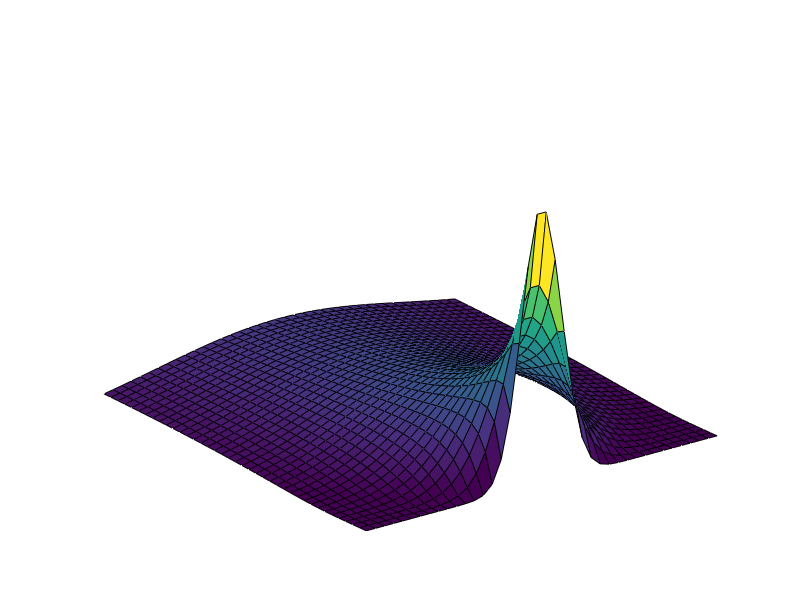

MATLAB code to generate this figure: (Note: this script raises an error after producing the figure.)
% ### EXcreateVideo.m ###       11.23.16

% simple code to demo how to create a "movie" (saved as .avi) via Matlab
% (borrows elements fromEXcreate3D2.m and code on mathworks.com)


% ===================
% function handle to express a function to plot
f= @(X,Y,k) (1./sqrt(Y.^k)).*exp(-(X.^2)./Y);

% plotting params.
N= 40;              % grid resolution
xB= [-1 1];         % min/max values along x
yB= [0 1];         % min/max values along y
vP= [-62 36];       % view angle (vals. between 0 and 90)

% movies params.
nFrames = 20;       % # of frames
fRate= 10;          % frame rate [Hz]

% ===================

% ---------
% create x and y axes
x= linspace(xB(1),xB(2),N);
y= linspace(yB(1),yB(2),N);
[X,Y]= meshgrid(x,y);  % multi-dimensionlize as required

% -----
% create base figure (and 0th frame of 3-D object)
figure(1); clf; 
set(gcf, 'Color','white')
F= f(X,Y,1); 
surf(F);  axis tight
set(gca, 'nextplot','replacechildren', 'Visible','off');

% -----
% create AVI object
vidObj = VideoWriter('myPeaks3.avi');
vidObj.Quality = 100;
vidObj.FrameRate = fRate;
open(vidObj);

% -----
% create movie (via updating 3-D object)
for k=1:nFrames
   F= f(X,Y,3/k);
   surf(F)
   writeVideo(vidObj, getframe(gca));
end

% -----
%close(gcf)
close(vidObj);

